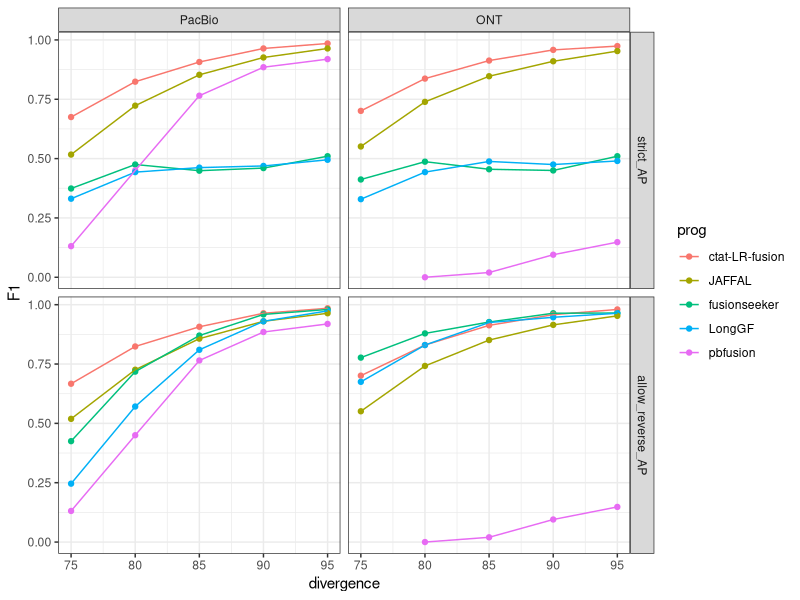
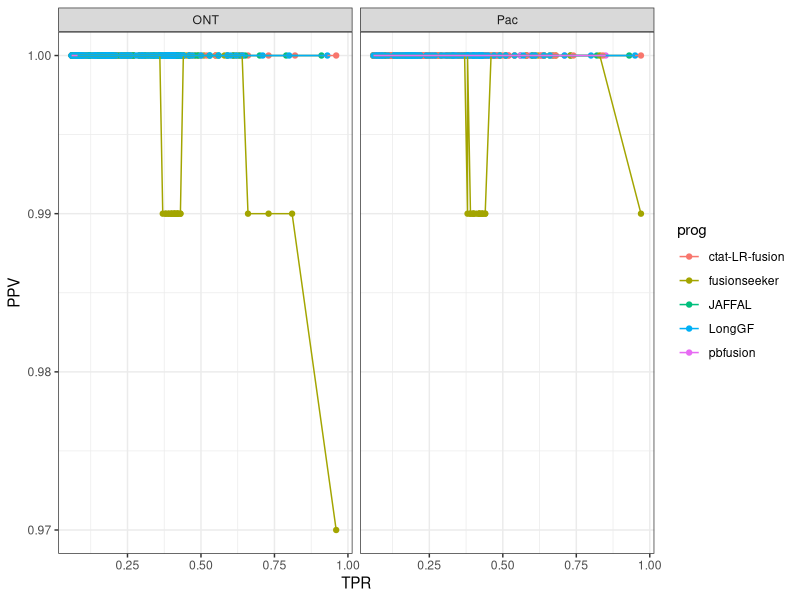
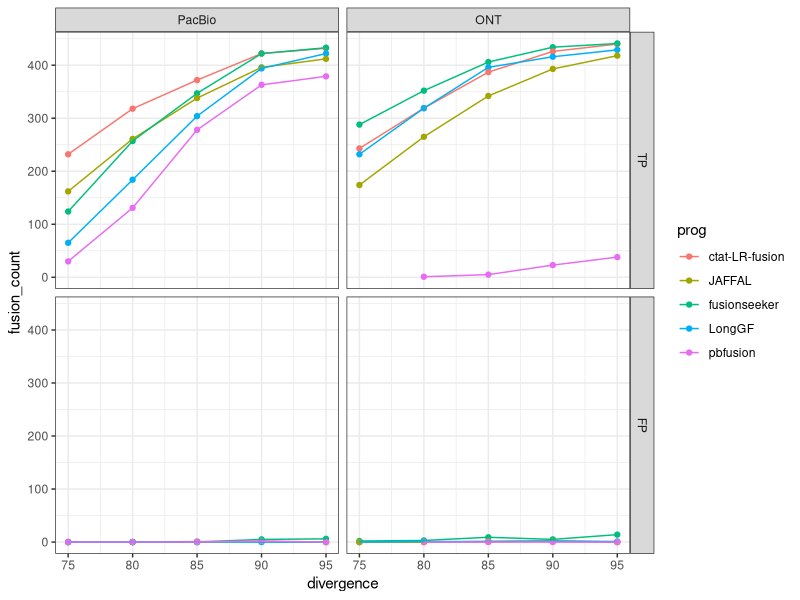
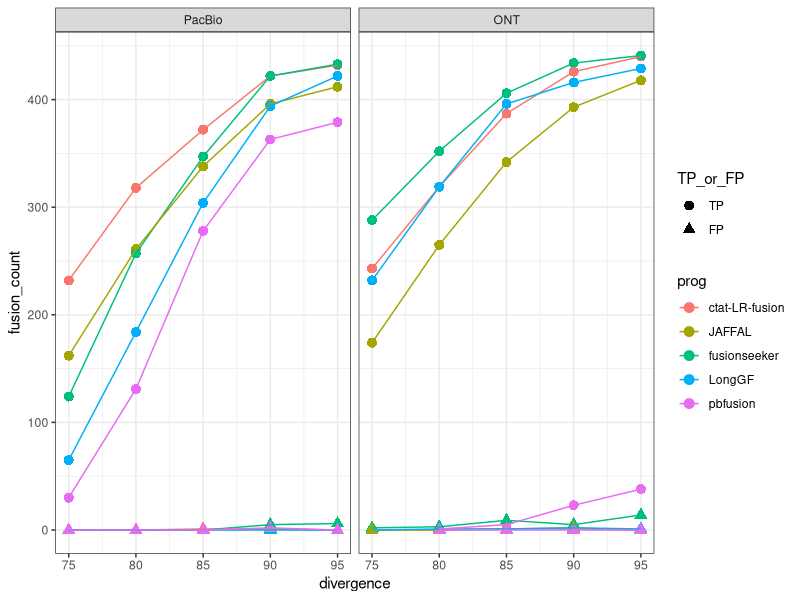
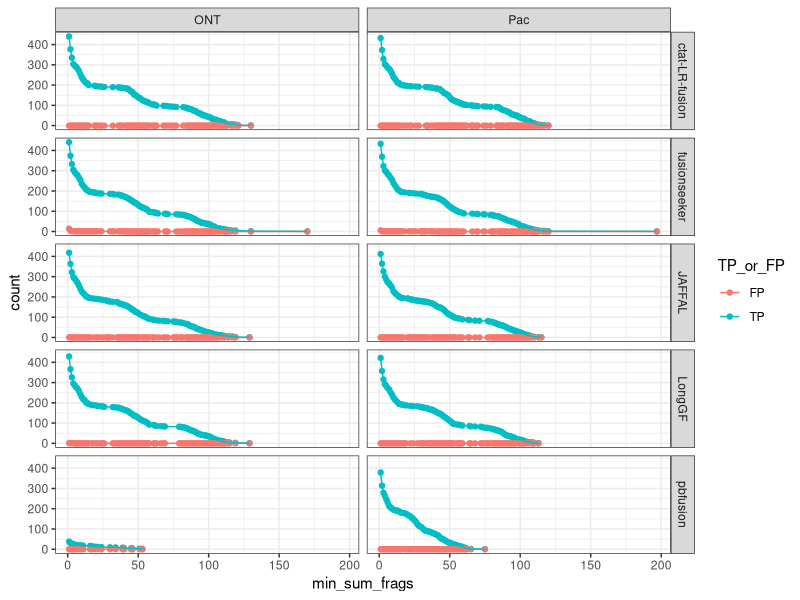
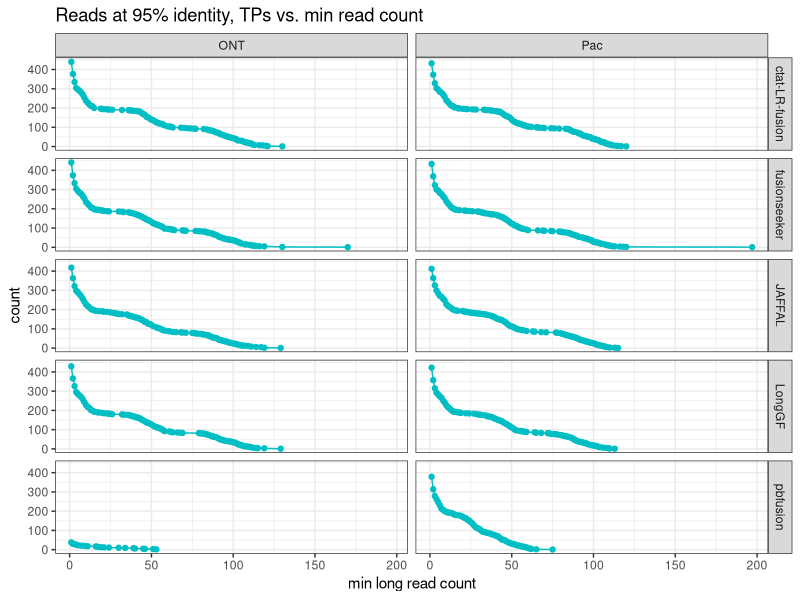
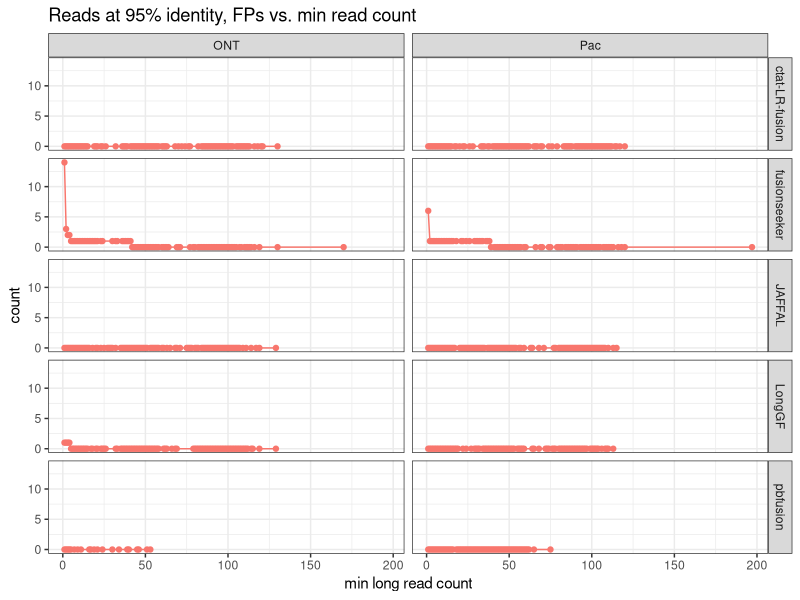
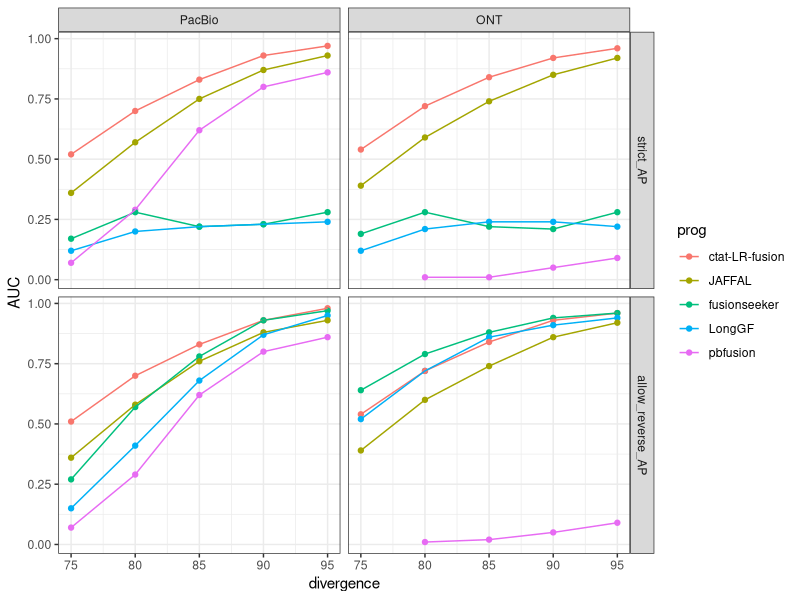

The R script that drew these images, in order:
## ---- chunk 1
knitr::opts_chunk$set(echo = TRUE)
library(tidyverse)
## ---- chunk 2

# parse accuracy statistics from benchmarking:

ROC_strict_results = read.table("data/strict_allow_paralogs.combined_results.ROC.tsv", header=T, sep="\t", stringsAsFactors = F)
ROC_strict_results$analysisType="strict_AP"

ROC_allow_reverse_results = read.table("data/allow_rev_and_paralogs.combined_results.ROC.tsv", header=T, sep="\t", stringsAsFactors = F)
ROC_allow_reverse_results$analysisType="allow_reverse_AP"



ROC_data = bind_rows(ROC_strict_results,
                     ROC_allow_reverse_results)


ROC_data = ROC_data %>% filter(prog %in% c(
                                   'pbfusion',
                                   'fusionseeker',
                                   'LongGF',
                                   'JAFFAL',
                                   'ctat-LR-fusion')
                       )


# write supplementary data file
write.table(ROC_data, file="Table_Sx-benchmarking_JAFFAL_sim_badread_fusions.tsv", quote=F, sep="\t", row.names=F)


# extract the maximum F1 value for each program and target data set: 

max_F1_data = ROC_data %>% group_by(analysisType, prog, seqtype, divergence) %>% 
    arrange(desc(F1)) %>% filter(row_number() == 1) %>% ungroup()


# rank programs 

ranked_progs = max_F1_data  %>% group_by(prog) %>% summarize(mean_F1 = mean(F1)) %>% arrange(desc(mean_F1))

max_F1_data$prog = factor(max_F1_data$prog, levels=ranked_progs$prog)

max_F1_data$analysisType = factor(max_F1_data$analysisType, levels=c('strict_AP', 'allow_reverse_AP'))

max_F1_data = max_F1_data %>% mutate(seqtype = ifelse(seqtype == "Pac", "PacBio", seqtype))


max_F1_data$seqtype = factor(max_F1_data$seqtype, levels=c("PacBio", "ONT"))


## ---- chunk 3

p_F1_linepoint = max_F1_data %>% 
    filter(analysisType %in% c('strict_AP', 'allow_reverse_AP')) %>%
    ggplot() + theme_bw() +
    geom_point(aes(x=divergence, y=F1, color=prog)) +
    geom_line(aes(x=divergence, y=F1, group=prog, color=prog)) +
    facet_grid(vars(analysisType), vars(seqtype))


p_F1_linepoint

## ---- chunk 4

ggsave(p_F1_linepoint, filename="jaffal_simdata_accuracy.F1.paperfig.svg", width=8, height=7)

## ---- chunk 5

ROC_data %>% filter(analysisType == "allow_reverse_AP") %>% 
         filter(divergence == 95) %>%
         filter(TPR > 0.05) %>%
    ggplot(aes(x=TPR, y=PPV)) + geom_point(aes(color=prog)) + 
    geom_line(aes(groups=prog, color=prog)) +
    theme_bw() + 
    facet_wrap(~seqtype)


## ---- chunk 6

max_F1_data %>% 
    filter(analysisType == "allow_reverse_AP") %>%
    select(seqtype, divergence, prog, TP, FP) %>% filter(prog=='LongGF') %>%
    gather(key = TP_or_FP, value=fusion_count, TP, FP) %>% arrange(seqtype, divergence)

## ---- chunk 7
# show counts of TP and FP

max_F1_data %>% 
    filter(analysisType == "allow_reverse_AP") %>%
    select(seqtype, divergence, prog, TP, FP) %>% 
    gather(key = TP_or_FP, value=fusion_count, TP, FP) %>%
    mutate(TP_or_FP = factor(TP_or_FP, levels=c('TP', 'FP'))) %>%
    ggplot(aes(x=divergence, y=fusion_count)) + theme_bw() +
    geom_point(aes(color=prog)) + geom_line(aes(group=prog, color=prog)) +
    facet_grid(vars(TP_or_FP), vars(seqtype))

## ---- chunk 8

max_F1_data %>% 
    filter(analysisType == "allow_reverse_AP") %>%
    select(seqtype, divergence, prog, TP, FP) %>% 
    gather(key = TP_or_FP, value=fusion_count, TP, FP) %>%
    mutate(TP_or_FP = factor(TP_or_FP, levels=c('TP', 'FP'))) %>%
    mutate(prog_TP_or_FP = paste(prog, TP_or_FP)) %>%
    ggplot(aes(x=divergence, y=fusion_count)) + theme_bw() +
    geom_point(aes(color=prog, shape=TP_or_FP), size=rel(3)) + 
    geom_line(aes(group=prog_TP_or_FP, color=prog)) +
    facet_wrap(~seqtype)


## ---- chunk 9

ROC_data %>% filter(analysisType == "allow_reverse_AP") %>% 
         filter(divergence == 95) %>%
         #filter(TPR > 0.05) %>%
         select(seqtype, prog, min_sum_frags, TP, FP) %>% gather(key='TP_or_FP', value='count', TP, FP) %>%
    ggplot(aes(x=min_sum_frags, y=count)) + geom_point(aes(color=TP_or_FP)) + geom_line(aes(groups=prog, color=TP_or_FP)) +
    #geom_line(aes(groups=prog, color=prog)) +
    theme_bw() + 
    # facet_wrap(~seqtype)
    facet_grid(vars(prog), vars(seqtype))


## ---- chunk 10


ROC_data %>% filter(analysisType == "allow_reverse_AP") %>% 
         filter(divergence == 95) %>%
         #filter(TPR > 0.05) %>%
         select(seqtype, prog, min_sum_frags, TP, FP) %>% gather(key='TP_or_FP', value='count', TP, FP) %>%
    filter(TP_or_FP == 'TP') %>%
   
    ggplot(aes(x=min_sum_frags, y=count)) + geom_point(color='#00BFC4') + geom_line(aes(groups=prog), color='#00BFC4') +
    #geom_line(aes(groups=prog, color=prog)) +
    theme_bw() + 
    # facet_wrap(~seqtype)
    facet_grid(vars(prog), vars(seqtype)) + 
    xlab("min long read count") +
    ggtitle("Reads at 95% identity, TPs vs. min read count")


## ---- chunk 11


ROC_data %>% filter(analysisType == "allow_reverse_AP") %>% 
         filter(divergence == 95) %>%
         #filter(TPR > 0.05) %>%
         select(seqtype, prog, min_sum_frags, TP, FP) %>% gather(key='TP_or_FP', value='count', TP, FP) %>%
    filter(TP_or_FP == 'FP') %>%
   
    ggplot(aes(x=min_sum_frags, y=count)) + geom_point(color='#F8766D') + geom_line(aes(groups=prog), color='#F8766D') +
    #geom_line(aes(groups=prog, color=prog)) +
    theme_bw() + 
    # facet_wrap(~seqtype)
    facet_grid(vars(prog), vars(seqtype)) + 
    xlab("min long read count") +
    ggtitle("Reads at 95% identity, FPs vs. min read count")


## ---- chunk 12

# parse accuracy statistics from benchmarking:

PR_AUC_strict_results = read.table("data/strict_allow_paralogs.combined_results.PR_AUC.tsv", header=T, sep="\t", stringsAsFactors = F)
PR_AUC_strict_results$analysisType="strict_AP"

PR_AUC_allow_reverse_results = read.table("data/allow_rev_and_paralogs.combined_results.PR_AUC.tsv", header=T, sep="\t", stringsAsFactors = F)
PR_AUC_allow_reverse_results$analysisType="allow_reverse_AP"



PR_AUC_data = bind_rows(PR_AUC_strict_results,
                        PR_AUC_allow_reverse_results)


PR_AUC_data = PR_AUC_data %>% filter(prog %in% c(
                                   'pbfusion',
                                   'fusionseeker',
                                   'LongGF',
                                   'JAFFAL',
                                   'ctat-LR-fusion')
                       )

PR_AUC_data %>% head()
## ---- chunk 13

# rank programs 

ranked_progs = PR_AUC_data  %>% group_by(prog) %>% summarize(mean_AUC = mean(AUC)) %>% arrange(desc(mean_AUC))

PR_AUC_data$prog = factor(PR_AUC_data$prog, levels=ranked_progs$prog)

PR_AUC_data$analysisType = factor(PR_AUC_data$analysisType, levels=c('strict_AP', 'allow_reverse_AP'))

PR_AUC_data = PR_AUC_data %>% mutate(seqtype = ifelse(seqtype == "Pac", "PacBio", seqtype))


PR_AUC_data$seqtype = factor(PR_AUC_data$seqtype, levels=c("PacBio", "ONT"))


## ---- chunk 14

p_AUC_linepoint = PR_AUC_data %>% 
    filter(analysisType %in% c('strict_AP', 'allow_reverse_AP')) %>%
    ggplot() + theme_bw() +
    geom_point(aes(x=divergence, y=AUC, color=prog)) +
    geom_line(aes(x=divergence, y=AUC, group=prog, color=prog)) +
    facet_grid(vars(analysisType), vars(seqtype))


p_AUC_linepoint

## ---- chunk 15

ggsave(p_AUC_linepoint, filename="jaffal_simdata_accuracy.PR_AUC.paperfig.svg", width=8, height=7)
